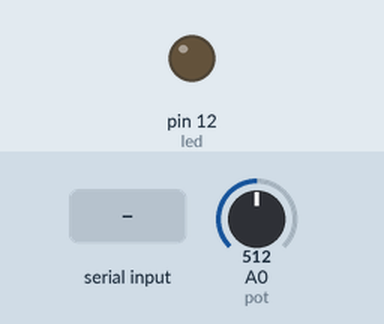
Bench run of a sketch on a simulated Arduino Uno, built with avr-gcc and run on an emulated ATmega328P. On the bench: output pins drawn as LEDs (lit = HIGH). The test bench sets the inputs (shaded band); at power-on: A0 (pot) = 512. What the sketch prints to the serial monitor is not drawn.

Above: at 1.2 s.
1.3 s: "A" received over Serial
At 1.9 s:
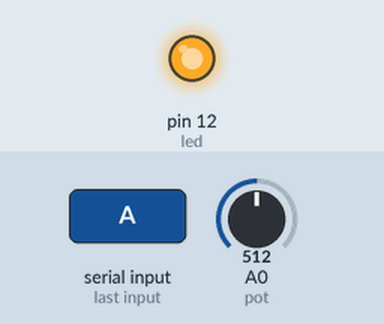
2.8 s: "B" received over Serial
At 4.6 s:
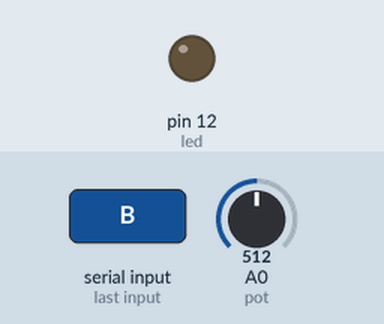
Timing chart, 0 to 6.1 s (numbered marks = the images above; inputs shaded):
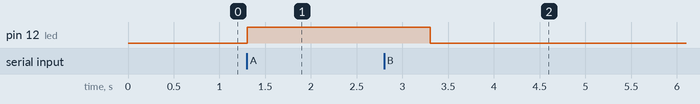

The sketch:

arduino.ino
```cpp
const int pot = 0;
const int led = 12;

int valor = 0;

void setup(){
    Serial.begin(9600);
    pinMode(led, OUTPUT);
}

void loop(){
    valor=analogRead(pot);
    Serial.println(valor);

    if (Serial.available()){

        switch (Serial.read())
        {
        case 'A':
            digitalWrite(led,HIGH);
            break;

        case 'B':
            digitalWrite(led,LOW);
            break;
        }
        delay(2000);
    }

}
```

Measured:
- after the input at 1.3 s, pin 12 (led): LOW → HIGH at once
- after the input at 2.8 s, pin 12 (led): HIGH → LOW after 0.51 s
